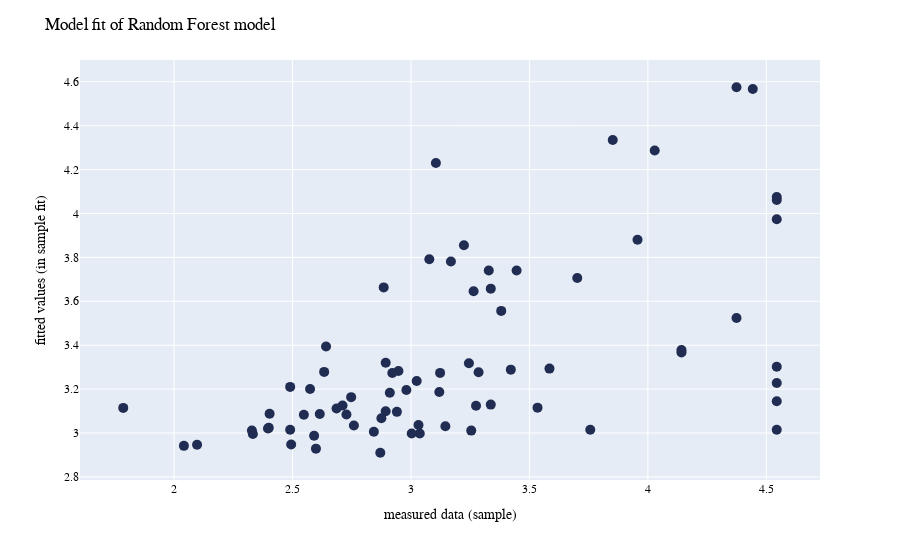

The notebook cell this image was saved under:
### Code cell
fig = px.scatter(predictions, x = "value", y = "upper", 
                 color_discrete_sequence=['#212c52'], trendline = 'OLS')

fig.update_layout(
    font_family="Helvetica Neue, Helvetica, Arial, sans-serif",
    font_color="black",
    title = {'text':'Model fit of Random Forest model'},
    xaxis_title = "measured data (sample)",
    yaxis_title = "fitted values (in sample fit)",
    #markersize= 12,
  )
fig.update_layout(legend=dict(
    yanchor="top",
    title=None,
    y=0.99,
    xanchor="left",
    x=0.01
))
fig.update_traces(marker_size = 10)#['#75c3ff', "red"],#, marker_line_color='#212c52',
 #                 marker_line_width=1.5, opacity=1)

fig.show()

### Figure 1 — Plotly figure (JSON) as saved in the notebook; plotly's stock layout.template omitted (floating-point values rounded to 4 significant figures)
{"data": [{"hovertemplate": "value=%{x}<br>upper=%{y}<extra></extra>", "legendgroup": "", "marker": {"color": "#212c52", "size": 10, "symbol": "circle"}, "mode": "markers", "name": "", "orientation": "v", "showlegend": false, "type": "scatter", "x": [3.381, 2.574, 3.245, 2.686, 4.544, 2.87, 2.875, 4.544, 3.446, 2.4, 4.544, 2.98, 4.544, 3.534, 3.852, 3.328, 3.077, 3.145, 2.548, 2.328, 2.885, 3.285, 2.641, 2.633, 2.396, 4.142, 4.443, 4.029, 4.374, 2.893, 2.947, 2.759, 2.494, 1.785, 3.337, 2.941, 2.921, 3.702, 4.544, 3.223, 3.024, 2.711, 2.599, 3.105, 3.032, 3.275, 3.264, 2.747, 2.893, 3.956, 2.911, 3.037, 2.49, 2.49, 4.374, 4.142, 3.123, 4.544, 3.003, 3.12, 3.254, 3.421, 2.728, 4.544, 2.591, 2.041, 2.403, 2.332, 3.168, 2.097, 2.843, 2.615, 3.585, 3.337, 3.757], "xaxis": "x", "y": [3.556, 3.201, 3.318, 3.112, 3.145, 2.91, 3.067, 3.974, 3.741, 3.023, 3.302, 3.196, 4.075, 3.116, 4.335, 3.741, 3.792, 3.031, 3.083, 3.011, 3.663, 3.277, 3.394, 3.278, 3.021, 3.367, 4.567, 4.287, 3.524, 3.32, 3.283, 3.035, 2.947, 3.114, 3.129, 3.096, 3.273, 3.706, 4.061, 3.856, 3.237, 3.125, 2.929, 4.23, 3.037, 3.124, 3.645, 3.163, 3.099, 3.88, 3.183, 2.998, 3.21, 3.015, 4.575, 3.378, 3.274, 3.228, 2.998, 3.187, 3.011, 3.289, 3.084, 3.015, 2.987, 2.941, 3.087, 2.996, 3.781, 2.946, 3.006, 3.087, 3.293, 3.658, 3.015], "yaxis": "y"}, {"hovertemplate": "<extra></extra>", "legendgroup": "", "marker": {"color": "#212c52", "size": 10, "symbol": "circle"}, "mode": "lines", "name": "", "showlegend": false, "type": "scatter", "xaxis": "x", "yaxis": "y"}], "layout": {"font": {"color": "black", "family": "Helvetica Neue, Helvetica, Arial, sans-serif"}, "legend": {"title": {}, "tracegroupgap": 0, "x": 0.01, "xanchor": "left", "y": 0.99, "yanchor": "top"}, "margin": {"t": 60}, "title": {"text": "Model fit of Random Forest model"}, "xaxis": {"anchor": "y", "domain": [0, 1], "title": {"text": "measured data (sample)"}}, "yaxis": {"anchor": "x", "domain": [0, 1], "title": {"text": "fitted values (in sample fit)"}}}}
